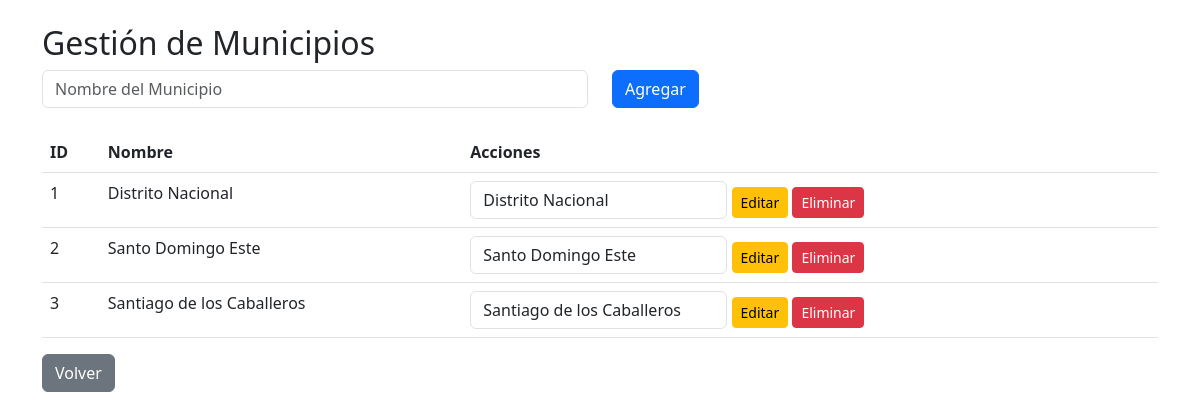
Page /admin_municipios.php (signed in) on the committed database.
### tables this page shows
CREATE TABLE municipios (
  id INT AUTO_INCREMENT PRIMARY KEY,
  nombre VARCHAR(100) NOT NULL
);

### admin_municipios.php (the view, shortened to what this page needs)
<?php
$conn = conectarDB();
?>
<!DOCTYPE html>
<html lang="es">
<head>
    <link rel="stylesheet" href="https://cdn.jsdelivr.net/npm/bootstrap@5.3.0/dist/css/bootstrap.min.css">
</head>
<body>
    <div class="container mt-4">
        <h2>Gestión de Municipios</h2>
        <form method="POST" class="mb-4">
            <div class="row">
                <div class="col-md-6">
                    <input type="text" name="nombre" placeholder="Nombre del Municipio" class="form-control" required>
                </div>
                <div class="col-md-2">
                    <button name="add" class="btn btn-primary">Agregar</button>
                </div>
            </div>
        </form>
        <table class="table">
            <thead><tr><th>ID</th><th>Nombre</th><th>Acciones</th></tr></thead>
            <tbody>
                <?php
                $stmt = $conn->prepare("SELECT * FROM municipios");
                $stmt->execute();
                $result = $stmt->get_result();
                while ($row = $result->fetch_assoc()) {
                    echo "<tr><td>{$row['id']}</td><td>" . htmlspecialchars($row['nombre']) . "</td><td>
                            <form method='POST' class='d-inline'>
                                <input type='hidden' name='id' value='{$row['id']}'>
                                <input type='text' name='nombre' value='" . htmlspecialchars($row['nombre']) . "' class='form-control d-inline-block w-auto' required>
                                <button name='edit' class='btn btn-warning btn-sm'>Editar</button>
                            </form>
                            <form method='POST' class='d-inline'>
                                <input type='hidden' name='id' value='{$row['id']}'>
                                <button name='delete' class='btn btn-danger btn-sm'>Eliminar</button>
                            </form>
                          </td></tr>";
                }
                ?>
            </tbody>
        </table>
        <a href="super.php" class="btn btn-secondary">Volver</a>
    </div>
</body>
</html>

### rows in the picture
municipios: id "1", nombre "Distrito Nacional"
municipios: id "2", nombre "Santo Domingo Este"
municipios: id "3", nombre "Santiago de los Caballeros"
